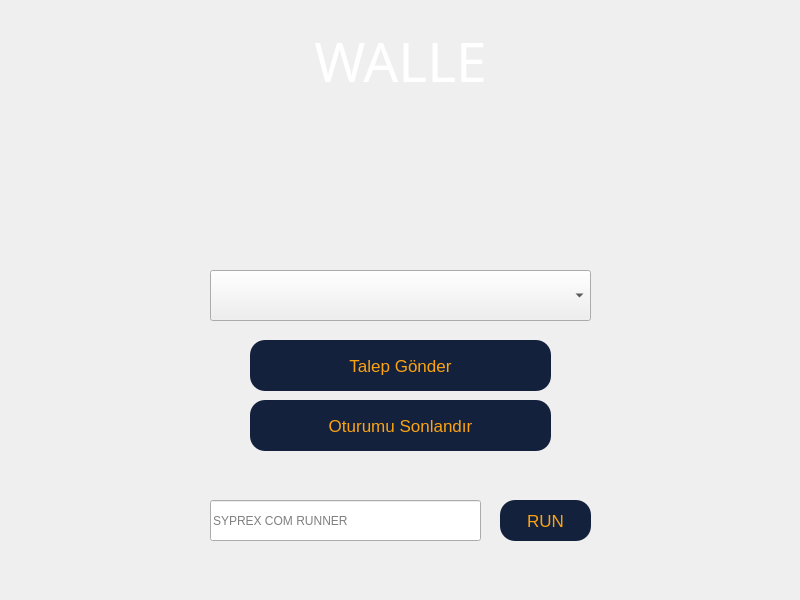
<?xml version="1.0" encoding="UTF-8"?>
<ui version="4.0">
 <class>MainWindow</class>
 <widget class="QMainWindow" name="MainWindow">
  <property name="geometry">
   <rect>
    <x>0</x>
    <y>0</y>
    <width>800</width>
    <height>600</height>
   </rect>
  </property>
  <property name="windowTitle">
   <string>WALLE</string>
  </property>
  <property name="windowIcon">
   <iconset>
    <normaloff>favicon.svg</normaloff>favicon.svg</iconset>
  </property>
  <property name="styleSheet">
   <string notr="true">QMainWindow{    background-color: #9900BE;
    color: white};</string>
  </property>
  <widget class="QWidget" name="centralwidget">
   <widget class="QWidget" name="base" native="true">
    <property name="geometry">
     <rect>
      <x>200</x>
      <y>20</y>
      <width>400</width>
      <height>540</height>
     </rect>
    </property>
    <property name="sizePolicy">
     <sizepolicy hsizetype="Expanding" vsizetype="Expanding">
      <horstretch>1</horstretch>
      <verstretch>1</verstretch>
     </sizepolicy>
    </property>
    <property name="baseSize">
     <size>
      <width>400</width>
      <height>540</height>
     </size>
    </property>
    <widget class="QLabel" name="label">
     <property name="geometry">
      <rect>
       <x>0</x>
       <y>0</y>
       <width>81</width>
       <height>71</height>
      </rect>
     </property>
     <property name="text">
      <string/>
     </property>
     <property name="pixmap">
      <pixmap>favicon.svg</pixmap>
     </property>
     <property name="scaledContents">
      <bool>true</bool>
     </property>
    </widget>
    <widget class="QLabel" name="label_2">
     <property name="geometry">
      <rect>
       <x>320</x>
       <y>0</y>
       <width>81</width>
       <height>81</height>
      </rect>
     </property>
     <property name="text">
      <string/>
     </property>
     <property name="pixmap">
      <pixmap>81029510.png</pixmap>
     </property>
     <property name="scaledContents">
      <bool>true</bool>
     </property>
    </widget>
    <widget class="QLabel" name="label_3">
     <property name="geometry">
      <rect>
       <x>90</x>
       <y>10</y>
       <width>221</width>
       <height>61</height>
      </rect>
     </property>
     <property name="font">
      <font>
       <family>Impact</family>
       <pointsize>41</pointsize>
      </font>
     </property>
     <property name="styleSheet">
      <string notr="true">color:white</string>
     </property>
     <property name="text">
      <string>WALLE</string>
     </property>
     <property name="alignment">
      <set>Qt::AlignCenter</set>
     </property>
    </widget>
    <widget class="QLineEdit" name="syprex">
     <property name="geometry">
      <rect>
       <x>10</x>
       <y>480</y>
       <width>271</width>
       <height>41</height>
      </rect>
     </property>
     <property name="placeholderText">
      <string>SYPREX COM RUNNER</string>
     </property>
    </widget>
    <widget class="QPushButton" name="syprexrunner">
     <property name="geometry">
      <rect>
       <x>300</x>
       <y>480</y>
       <width>91</width>
       <height>41</height>
      </rect>
     </property>
     <property name="font">
      <font>
       <pointsize>13</pointsize>
      </font>
     </property>
     <property name="styleSheet">
      <string notr="true">QPushButton{
	background-color:#14213d;
	border-radius:15px;
	color:#FCA311;
	transition: all  500ms;
}
QPushButton::hover{
	background-color:#FCA311 ;
	border-radius:15px;
	color:#14213d;
	transition: all 100ms;
}
QPushButton:pressed{
	background-color:#e5e5e5 ;
	border-radius:15px;
	color:#fffff;
	transition: all 100ms;
}
  </string>
     </property>
     <property name="text">
      <string>RUN</string>
     </property>
    </widget>
    <widget class="QLabel" name="label_4">
     <property name="geometry">
      <rect>
       <x>125</x>
       <y>80</y>
       <width>150</width>
       <height>150</height>
      </rect>
     </property>
     <property name="font">
      <font>
       <family>Impact</family>
       <pointsize>41</pointsize>
      </font>
     </property>
     <property name="styleSheet">
      <string notr="true">color:white</string>
     </property>
     <property name="text">
      <string/>
     </property>
     <property name="pixmap">
      <pixmap>users-solid.svg</pixmap>
     </property>
     <property name="scaledContents">
      <bool>true</bool>
     </property>
     <property name="alignment">
      <set>Qt::AlignCenter</set>
     </property>
    </widget>
    <widget class="QPushButton" name="send">
     <property name="geometry">
      <rect>
       <x>50</x>
       <y>320</y>
       <width>301</width>
       <height>51</height>
      </rect>
     </property>
     <property name="font">
      <font>
       <pointsize>13</pointsize>
      </font>
     </property>
     <property name="styleSheet">
      <string notr="true">QPushButton{
	background-color:#14213d;
	border-radius:15px;
	color:#FCA311;
	transition: all  500ms;
}
QPushButton::hover{
	background-color:#FCA311 ;
	border-radius:15px;
	color:#14213d;
	transition: all 100ms;
}
QPushButton:pressed{
	background-color:#e5e5e5 ;
	border-radius:15px;
	color:#fffff;
	transition: all 100ms;
}
  </string>
     </property>
     <property name="text">
      <string>Talep Gönder</string>
     </property>
    </widget>
    <widget class="QComboBox" name="reqlist">
     <property name="geometry">
      <rect>
       <x>10</x>
       <y>250</y>
       <width>381</width>
       <height>51</height>
      </rect>
     </property>
    </widget>
    <widget class="QPushButton" name="qses">
     <property name="geometry">
      <rect>
       <x>50</x>
       <y>380</y>
       <width>301</width>
       <height>51</height>
      </rect>
     </property>
     <property name="font">
      <font>
       <pointsize>13</pointsize>
      </font>
     </property>
     <property name="styleSheet">
      <string notr="true">QPushButton{
	background-color:#14213d;
	border-radius:15px;
	color:#FCA311;
	transition: all  500ms;
}
QPushButton::hover{
	background-color:#FCA311 ;
	border-radius:15px;
	color:#14213d;
	transition: all 100ms;
}
QPushButton:pressed{
	background-color:#e5e5e5 ;
	border-radius:15px;
	color:#fffff;
	transition: all 100ms;
}
  </string>
     </property>
     <property name="text">
      <string>Oturumu Sonlandır</string>
     </property>
    </widget>
   </widget>
  </widget>
 </widget>
 <resources/>
 <connections/>
</ui>
